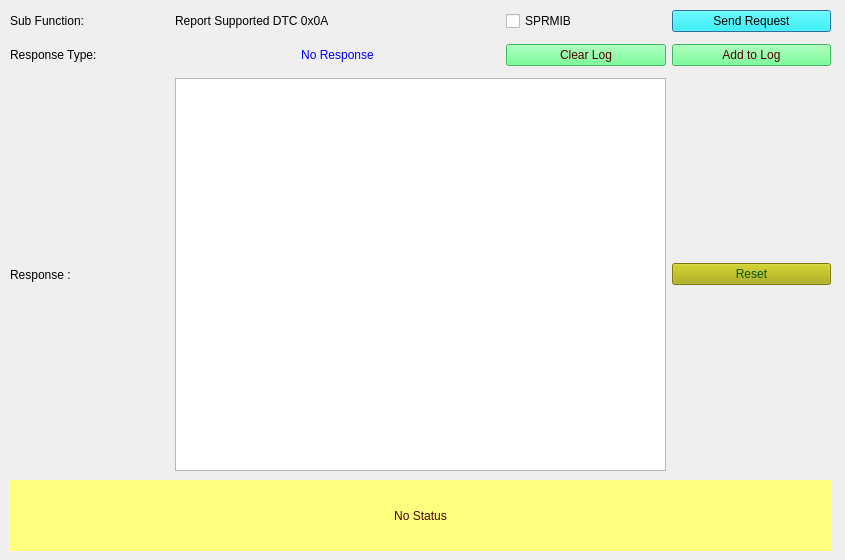
<?xml version="1.0" encoding="UTF-8"?>
<ui version="4.0">
 <class>Form_SID_19_0A</class>
 <widget class="QDialog" name="Form_SID_19_0A">
  <property name="geometry">
   <rect>
    <x>0</x>
    <y>0</y>
    <width>845</width>
    <height>560</height>
   </rect>
  </property>
  <property name="windowTitle">
   <string>Report Supported DTC</string>
  </property>
  <widget class="QLabel" name="label_status">
   <property name="geometry">
    <rect>
     <x>10</x>
     <y>480</y>
     <width>821</width>
     <height>71</height>
    </rect>
   </property>
   <property name="styleSheet">
    <string notr="true">background-color: rgb(255, 255, 127);
color: rgb(85, 0, 0);
border-color: rgb(0, 0, 255);</string>
   </property>
   <property name="text">
    <string>No Status</string>
   </property>
   <property name="alignment">
    <set>Qt::AlignCenter</set>
   </property>
   <property name="wordWrap">
    <bool>true</bool>
   </property>
  </widget>
  <widget class="QWidget" name="layoutWidget">
   <property name="geometry">
    <rect>
     <x>10</x>
     <y>10</y>
     <width>821</width>
     <height>461</height>
    </rect>
   </property>
   <layout class="QGridLayout" name="gridLayout_2">
    <property name="sizeConstraint">
     <enum>QLayout::SetNoConstraint</enum>
    </property>
    <item row="0" column="0">
     <widget class="QLabel" name="label_subFunction">
      <property name="text">
       <string>Sub Function:</string>
      </property>
     </widget>
    </item>
    <item row="5" column="0">
     <widget class="QLabel" name="label_4">
      <property name="text">
       <string>Response : </string>
      </property>
     </widget>
    </item>
    <item row="2" column="0" rowspan="3">
     <widget class="QLabel" name="label_5">
      <property name="text">
       <string>Response Type: </string>
      </property>
     </widget>
    </item>
    <item row="0" column="1" colspan="2">
     <widget class="QLabel" name="subFunction_Name">
      <property name="text">
       <string>Report Supported DTC 0x0A</string>
      </property>
     </widget>
    </item>
    <item row="0" column="3">
     <widget class="QCheckBox" name="checkBox_suppressposmsg">
      <property name="toolTip">
       <string>If selected then Suppress Positive Response Message Indication bit will be set in Subfunction</string>
      </property>
      <property name="text">
       <string>SPRMIB</string>
      </property>
     </widget>
    </item>
    <item row="0" column="4">
     <widget class="QPushButton" name="pushButton_Send19_0AReq">
      <property name="toolTip">
       <string>&lt;html&gt;&lt;head/&gt;&lt;body&gt;&lt;p&gt;Sends the 19 service subfunction 0A request to ECU&lt;/p&gt;&lt;/body&gt;&lt;/html&gt;</string>
      </property>
      <property name="styleSheet">
       <string notr="true">background-color: rgb(0, 255, 255);
border-color: rgb(0, 0, 0);
color: rgb(0, 0, 0);</string>
      </property>
      <property name="text">
       <string>Send Request</string>
      </property>
     </widget>
    </item>
    <item row="5" column="1" colspan="3">
     <widget class="QTextBrowser" name="textBrowser_Resp"/>
    </item>
    <item row="5" column="4">
     <widget class="QPushButton" name="pushButton_reset">
      <property name="styleSheet">
       <string notr="true">background-color: rgb(170, 170, 0);
font: 75 8pt &quot;MS Shell Dlg 2&quot;;
color: rgb(0, 85, 0);</string>
      </property>
      <property name="text">
       <string>Reset</string>
      </property>
     </widget>
    </item>
    <item row="2" column="1" rowspan="3" colspan="2">
     <widget class="QLabel" name="label_ResType">
      <property name="autoFillBackground">
       <bool>false</bool>
      </property>
      <property name="styleSheet">
       <string notr="true">color: rgb(0, 0, 255);</string>
      </property>
      <property name="text">
       <string>No Response</string>
      </property>
      <property name="alignment">
       <set>Qt::AlignCenter</set>
      </property>
     </widget>
    </item>
    <item row="3" column="4">
     <widget class="QPushButton" name="pushButton_appendLog">
      <property name="styleSheet">
       <string notr="true">background-color: rgb(85, 255, 127);
color: rgb(85, 0, 0);</string>
      </property>
      <property name="text">
       <string>Add to Log</string>
      </property>
     </widget>
    </item>
    <item row="3" column="3">
     <widget class="QPushButton" name="pushButton_clearLog">
      <property name="styleSheet">
       <string notr="true">background-color: rgb(85, 255, 127);
color: rgb(85, 0, 0);</string>
      </property>
      <property name="text">
       <string>Clear Log</string>
      </property>
     </widget>
    </item>
   </layout>
  </widget>
 </widget>
 <resources/>
 <connections/>
</ui>
